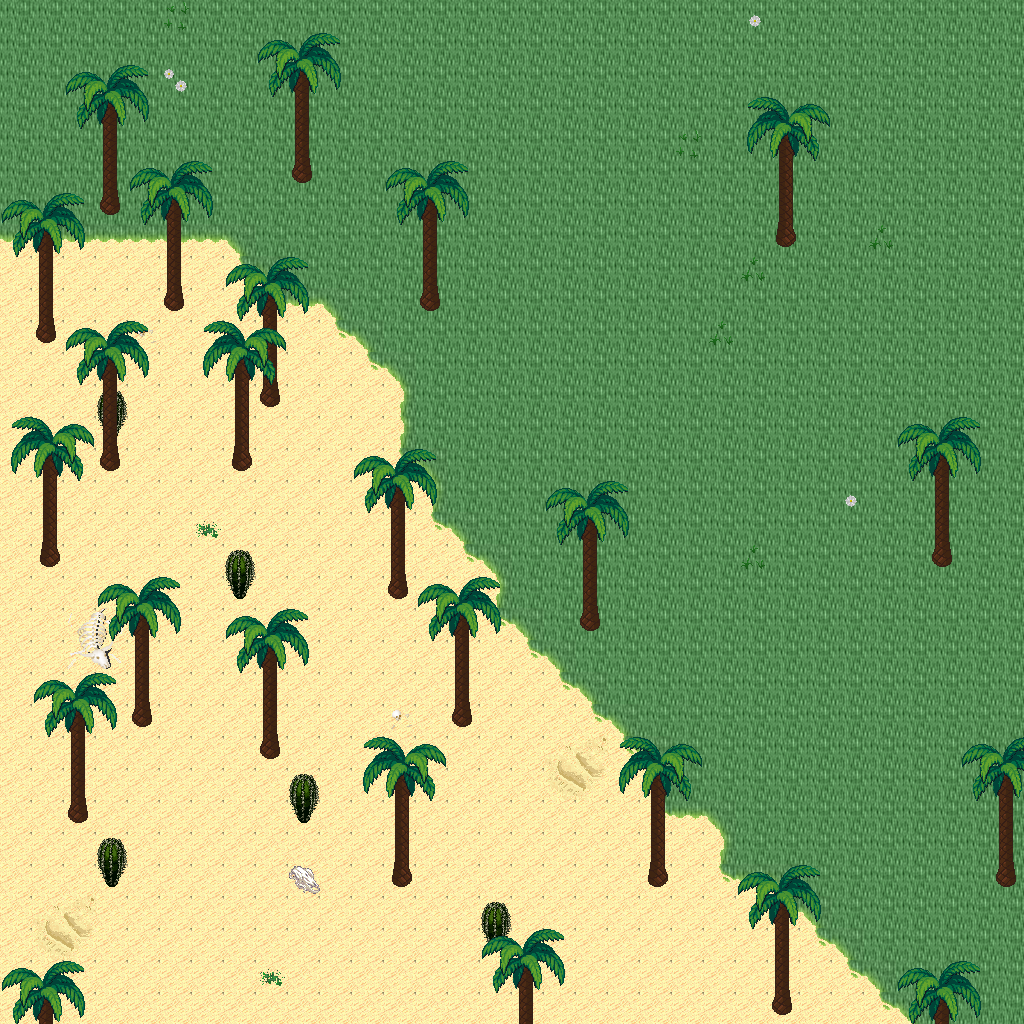

This game map was drawn from its Tiled (.tmx) file and the tilesets committed beside it. A one-line description and the trimmed map source follow:
An orthogonal 32x32 tile map with 32x32 px tiles, 5 tile layers (Ground, Objects, Objects2, Above, ...), 1 hidden layer not drawn, 27 tilesets.

<map version="1.10" tiledversion="1.11.0" orientation="orthogonal" renderorder="right-down" width="32" height="32" tilewidth="32" tileheight="32" infinite="0" nextlayerid="11" nextobjectid="1">
 <tileset firstgid="1" name="logic_collision" tilewidth="32" tileheight="32" tilecount="1" columns="1">
  <image source="../drawable/logic_collision.png" width="32" height="32" />
 </tileset>
 <tileset firstgid="2" name="ground_ground" tilewidth="32" tileheight="32" tilecount="33" columns="3">
  <image source="../drawable/ground_ground.png" width="96" height="352" />
 </tileset>
 <tileset firstgid="35" name="ground_water_pool" tilewidth="32" tileheight="32" tilecount="72" columns="3">
  <image source="../drawable/ground_water_pool.png" width="96" height="768" />
 </tileset>
 <tileset firstgid="107" name="ground_water_pool_corners" tilewidth="32" tileheight="32" tilecount="72" columns="3">
  <image source="../drawable/ground_water_pool_corners.png" width="96" height="768" />
 </tileset>
 <tileset firstgid="179" name="ground_grass_edges" tilewidth="32" tileheight="32" tilecount="36" columns="12">
  <image source="../drawable/ground_grass_edges.png" width="384" height="96" />
 </tileset>
 <tileset firstgid="215" name="plant_grasses" tilewidth="32" tileheight="32" tilecount="6" columns="3">
  <image source="../drawable/plant_grasses.png" width="96" height="64" />
 </tileset>
 <tileset firstgid="221" name="ground_grass_corners" tilewidth="32" tileheight="32" tilecount="24" columns="6">
  <image source="../drawable/ground_grass_corners.png" width="192" height="128" />
 </tileset>
 <tileset firstgid="245" name="plant_flower_daisy_white" tilewidth="32" tileheight="32" tilecount="8" columns="2">
  <image source="../drawable/plant_flower_daisy_white.png" width="64" height="128" />
 </tileset>
 <tileset firstgid="253" name="item_corpse_huge_animal" tilewidth="32" tileheight="32" tilecount="16" columns="2">
  <image source="../drawable/item_corpse_huge_animal.png" width="64" height="256" />
 </tileset>
 <tileset firstgid="269" name="plant_cactus" tilewidth="32" tileheight="32" tilecount="2" columns="1">
  <image source="../drawable/plant_cactus.png" width="32" height="64" />
 </tileset>
 <tileset firstgid="271" name="item_corpse_skull_pale" tilewidth="32" tileheight="32" tilecount="2" columns="2">
  <image source="../drawable/item_corpse_skull_pale.png" width="64" height="32" />
 </tileset>
 <tileset firstgid="273" name="logic_creature_animal" tilewidth="32" tileheight="32" tilecount="32" columns="8">
  <image source="../drawable/logic_creature_animal.png" width="256" height="128" />
 </tileset>
 <tileset firstgid="305" name="logic_creature_golem" tilewidth="32" tileheight="32" tilecount="4" columns="4">
  <image source="../drawable/logic_creature_golem.png" width="128" height="32" />
 </tileset>
 <tileset firstgid="309" name="logic_creature_elemental" tilewidth="32" tileheight="32" tilecount="16" columns="8">
  <image source="../drawable/logic_creature_elemental.png" width="256" height="64" />
 </tileset>
 <tileset firstgid="325" name="ground_water_pool_deep" tilewidth="32" tileheight="32" tilecount="72" columns="3">
  <image source="../drawable/ground_water_pool_deep.png" width="96" height="768" />
 </tileset>
 <tileset firstgid="397" name="plant_tree_palm_trees" tilewidth="32" tileheight="32" tilecount="40" columns="4">
  <image source="../drawable/plant_tree_palm_trees.png" width="128" height="320" />
 </tileset>
 <tileset firstgid="437" name="building_roof_straw" tilewidth="32" tileheight="32" tilecount="20" columns="5">
  <image source="../drawable/building_roof_straw.png" width="160" height="128" />
 </tileset>
 <tileset firstgid="457" name="item_sign_large" tilewidth="32" tileheight="32" tilecount="15" columns="5">
  <image source="../drawable/item_sign_large.png" width="160" height="96" />
 </tileset>
 <tileset firstgid="472" name="item_campfires" tilewidth="32" tileheight="32" tilecount="2" columns="2">
  <image source="../drawable/item_campfires.png" width="64" height="32" />
 </tileset>
 <tileset firstgid="474" name="item_firewood" tilewidth="32" tileheight="32" tilecount="12" columns="3">
  <image source="../drawable/item_firewood.png" width="96" height="128" />
 </tileset>
 <tileset firstgid="486" name="logic_item_corn" tilewidth="32" tileheight="32" tilecount="5" columns="5">
  <image source="../drawable/logic_item_corn.png" width="160" height="32" />
 </tileset>
 <tileset firstgid="491" name="plant_tree_umbrella_thorn" tilewidth="32" tileheight="32" tilecount="18" columns="6">
  <image source="../drawable/plant_tree_umbrella_thorn.png" width="192" height="96" />
 </tileset>
 <tileset firstgid="509" name="logic_item_fruits" tilewidth="32" tileheight="32" tilecount="16" columns="8">
  <image source="../drawable/logic_item_fruits.png" width="256" height="64" />
 </tileset>
 <tileset firstgid="525" name="ground_sand_2" tilewidth="32" tileheight="32" tilecount="15" columns="5">
  <image source="../drawable/ground_sand_2.png" width="160" height="96" />
 </tileset>
 <tileset firstgid="540" name="ground_sand_1" tilewidth="32" tileheight="32" tilecount="10" columns="2">
  <image source="../drawable/ground_sand_1.png" width="64" height="160" />
 </tileset>
 <tileset firstgid="550" name="logic_creature_reptile" tilewidth="32" tileheight="32" tilecount="7" columns="7">
  <image source="../drawable/logic_creature_reptile.png" width="224" height="32" />
 </tileset>
 <tileset firstgid="557" name="logic_creature_human_cannibal" tilewidth="32" tileheight="32" tilecount="4" columns="4">
  <image source="../drawable/logic_creature_human_cannibal.png" width="128" height="32" />
 </tileset>
 <layer id="1" name="Ground" width="32" height="32">
  <data>[1024 cells, 1024 non-empty, 8 distinct tile ids]</data>
 </layer>
 <layer id="2" name="Objects" width="32" height="32">
  <data>[1024 cells, 104 non-empty, 12 distinct tile ids]</data>
 </layer>
 <layer id="3" name="Objects2" width="32" height="32">
  <data>[1024 cells, 11 non-empty, 6 distinct tile ids]</data>
 </layer>
 <layer id="4" name="Above" width="32" height="32">
  <data>[1024 cells, 307 non-empty, 29 distinct tile ids]</data>
 </layer>
 <layer id="5" name="Above2" width="32" height="32">
  <data>[1024 cells, 9 non-empty, 7 distinct tile ids]</data>
 </layer>
 <layer id="6" name="Walkable" width="32" height="32" visible="0">
  <data>[1024 cells, 26 non-empty, 1 distinct tile ids]</data>
 </layer>
 <objectgroup id="7" name="Mapevents" />
 <objectgroup id="8" name="Spawn" />
 <objectgroup id="9" name="Keys" />
 <objectgroup id="10" name="Replace" />
</map>
